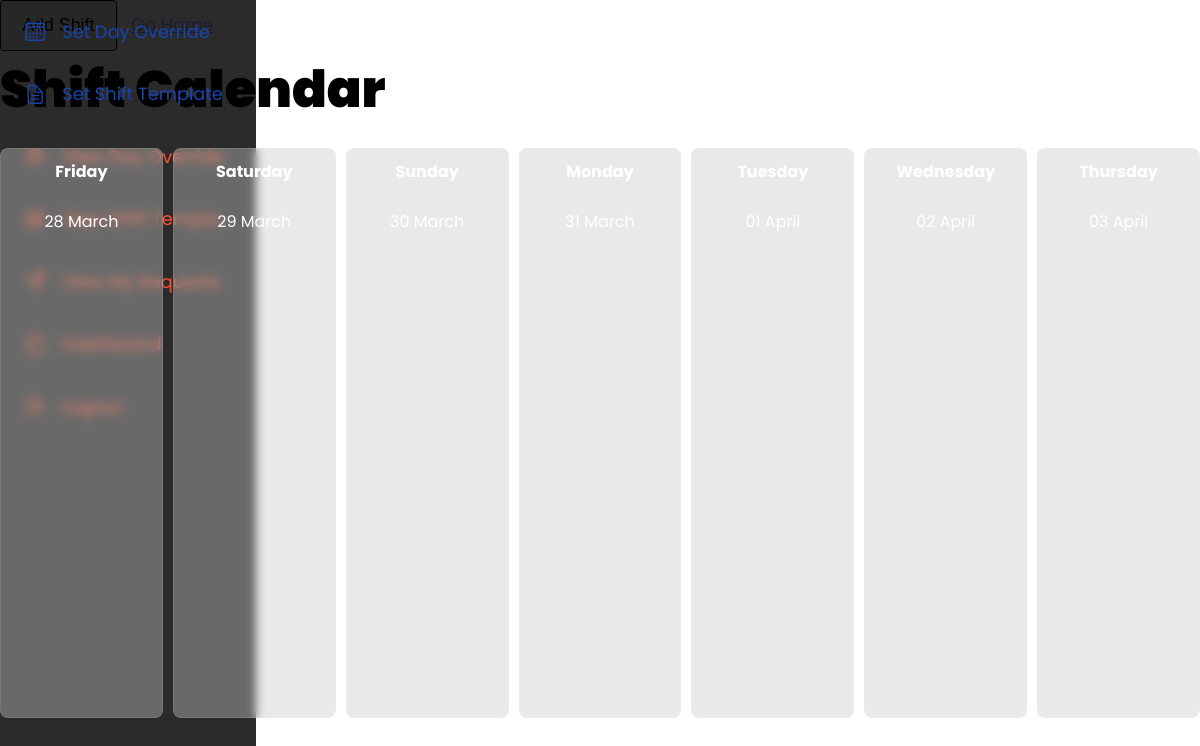
Page /shift/add (signed in) on the earlier database version.
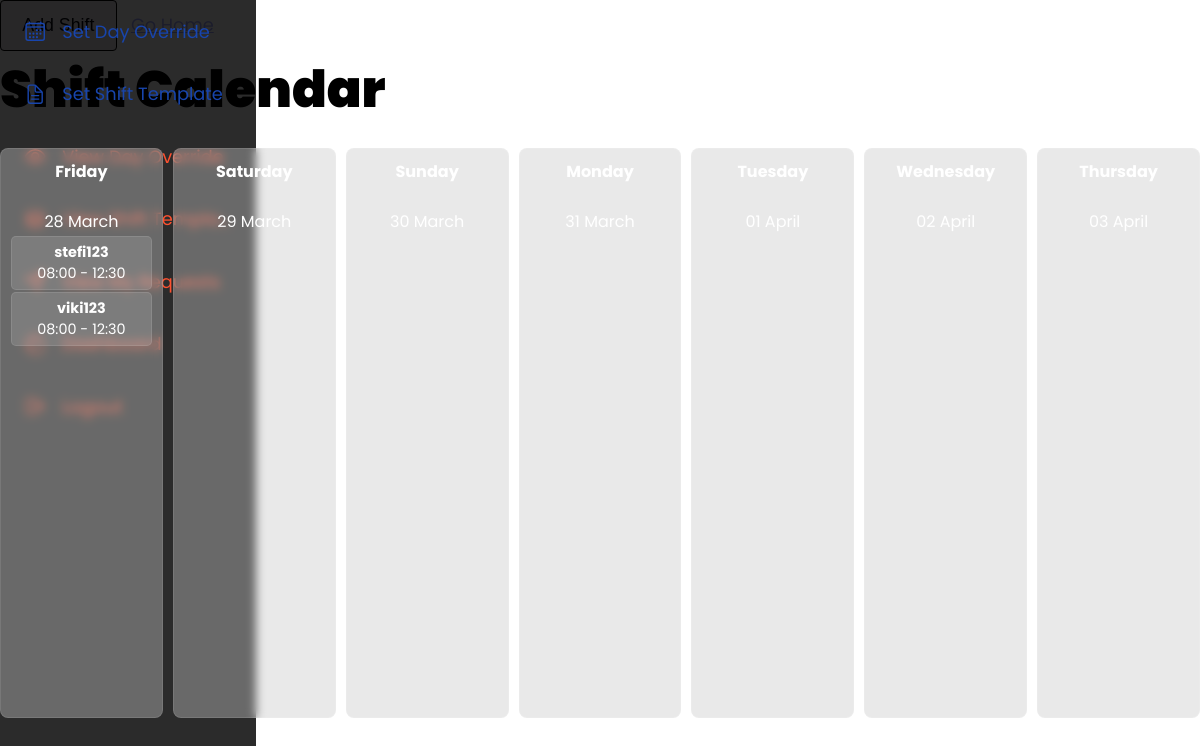
Same page on the later database version.
### app.py (models this page shows, shortened)
class Shifts(db.Model):
    __tablename__ = 'shifts'
    id = db.Column(db.Integer, primary_key=True)
    date = db.Column(db.String(20), nullable=False)
    day = db.Column(db.String(20), nullable=False)
    start_time = db.Column(db.String(20), nullable=False)
    end_time = db.Column(db.String(20), nullable=False)
    user_id = db.Column(db.Integer, db.ForeignKey('users.id'))  # Foreign key to Users
    skill = db.Column(db.String(100), nullable=False)
    user = db.relationship('Users', backref='shifts', foreign_keys=[user_id])

class Users(db.Model, UserMixin):
    __tablename__ = 'users'
    id = db.Column(db.Integer, primary_key=True)
    username = db.Column(db.String(20), nullable=False, unique=True)
    name = db.Column(db.String(200), nullable=False)
    email = db.Column(db.String(120), nullable=False, unique=True)
    password_hash = db.Column(db.String(128))
    role = db.Column(db.String(20), nullable=False, default='employee')
    _skill = db.Column("skill", db.String(200), nullable=True)  # Internal column for skill
    company_id = db.Column(db.Integer, db.ForeignKey('company.id'), nullable=True)  # Explicit Foreign Key
    company = db.relationship('Company', backref='employees', foreign_keys=[company_id])  # Explicitly set FK
    @property
    def skill(self):
        return self._skill
    @skill.setter
    def skill(self, value):
        if value:
            self._skill = value.capitalize()  # Capitalize the first letter
        else:
            self._skill = value
    @property
    def password(self):
        raise AttributeError('password is not a readable attribute')

### app.py (the view, shortened to what this page needs)
@app.route('/shift/add', methods=['GET', 'POST'])
@login_required
def add_shift():
    if current_user.role != 'manager':
        flash("Access Denied: Only managers can add shifts.")
        return redirect(url_for('home'))
    company = Company.query.filter_by(manager_id=current_user.id).first()
    if not company:
        flash("You need to create a company first!", "warning")
        return redirect(url_for('dashboard'))
    employees = Users.query.filter_by(company_id=company.id, role='employee').all()
    shifts = Shifts.query.all()
    today = datetime.now()
    calendar_days = [today + timedelta(days=i) for i in range(7)]
    return render_template('add_shift.html', employees=employees, shifts=shifts, calendar_days=calendar_days)

### app.py (called while the page is built)
@login_manager.user_loader
def load_user(user_id):
	return Users.query.get(int(user_id))

### templates/add_shift.html (shortened to what this page needs)
<!DOCTYPE html>
<html lang="en">
<head>
    <link rel="stylesheet" href="{{ url_for('static', filename='css/add_shift.css') }}">
</head>
<body style="background-color: white;">
    {% include 'navbar.html' %}
    <button id="openModal">Add Shift</button>
    <a href="{{ url_for('dashboard') }}" class="btn btn-secondary" style="margin-left: 10px;">Go Home</a>
    <h2>Shift Calendar</h2>
    {% include 'calendar.html' %}
</body>
</html>

### templates/calendar.html
<div class="calendar">
    {% for day in calendar_days %}
        <div class="day">
            <strong>{{ day.strftime('%A') }}</strong><br>
            <span>{{ day.strftime('%d %B') }}</span>
            {% for shift in shifts %}
                {% if shift.date == day.strftime('%Y-%m-%d') %}
                    <div class="shift" data-id="{{ shift.id }}" data-date="{{ shift.date }}" data-start="{{ shift.start_time }}" data-end="{{ shift.end_time }}" data-user="{{ shift.user.id }}">
                        <strong>{{ shift.user.name }}</strong><br>
                        {{ shift.start_time }} - {{ shift.end_time }}
                    </div>
                {% endif %}
            {% endfor %}
        </div>
    {% endfor %}
</div>

Differences in the rows shown:
added Shifts: user.name "stefi123", start_time "08:00", end_time "12:30"
added Shifts: user.name "viki123", start_time "08:00", end_time "12:30"
